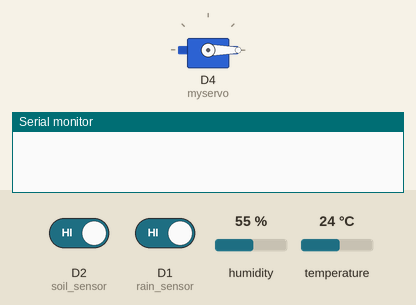
Simulated run of this sketch. Board: ESP8266 (NodeMCU). Parts: servo, the last lines printed to the serial monitor. The test bench sets the inputs (shaded band); at power-on: temperature 24 °C, D2 (soil_sensor) HIGH, D1 (rain_sensor) HIGH, humidity 55 %. WiFi joins after 1.5 s; servers stay silent unless stated.

Above: at 0.1 s.
At 4.0 s:
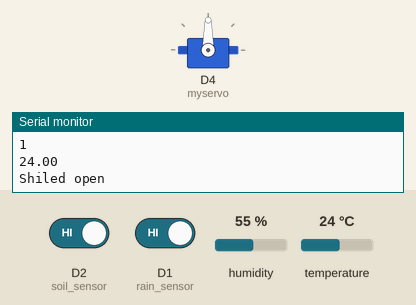
4.1 s: temperature set to 33 °C
Timing chart, 0 to 7.1 s (numbered marks = the images above; inputs shaded):
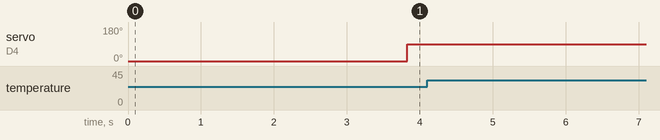

The sketch:

grenn_house.ino
```cpp
#define BLYNK_PRINT Serial
#include <BlynkSimpleEsp8266.h>
#include<ESP8266WiFi.h>
#include "DHT.h"
#include<Servo.h>

char auth[ ] = "6IxJqBCIkluz77rhfF4nkWlRB7p1rPBC";
char ssid[ ] = "BNR";
char pass[ ] = "nagaraju";

#define rain_sensor D1
int soil_sensor=D2;
#define DHTPIN D5
#define DHTTYPE DHT11
DHT dht(DHTPIN, DHTTYPE);
Servo myservo;
WidgetLCD lcd(V1);
void setup()
{
  Serial.begin(9600);
  dht.begin();
  pinMode(rain_sensor,INPUT);
  pinMode(soil_sensor,INPUT);
  myservo.attach(D4);
  myservo.write(0);
    Blynk.begin(auth, ssid, pass);
    lcd.clear();
  lcd.print(2, 0, "My Project");
  delay(1000);
}

void loop()
{
  int rain_sensor_value=digitalRead(rain_sensor);
  int soil_sensor_value=digitalRead(soil_sensor);
  float t = dht.readTemperature();
  Serial.println(rain_sensor_value);
  Serial.println(soil_sensor_value);
  Serial.println(t);
  delay(1000);

   if(t>32 || rain_sensor_value== 0 ||  soil_sensor_value==0)
   {
    myservo.write(90);
lcd.print(4, 1, "shield close");
 Serial.println("Shiled close");
   }
else
{
myservo.write(90);
lcd.print(4, 1, "shield open");
 Serial.println("Shiled open");
}
 Blynk.run();
 delay(2000);
 }
```
